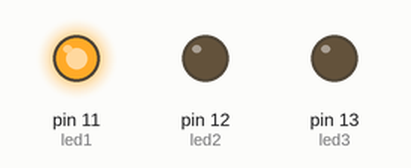
Simulated run of this sketch. Board: Arduino Uno, built with avr-gcc and run on an emulated ATmega328P. Shown: output pins drawn as LEDs (lit = HIGH).

Above: at 0.5 s.
At 1.5 s:
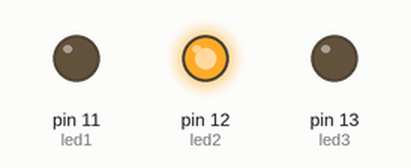
At 5.5 s:
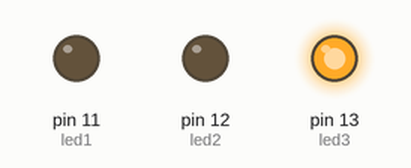
Timing chart, 0 to 6.9 s (numbered marks = the images above):
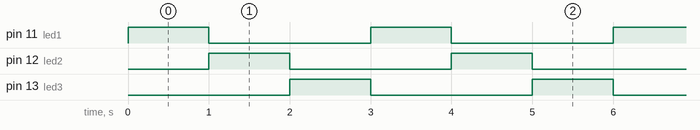

The sketch:

sizzling_gogo_albar1.ino
```cpp
// Define pin numbers for the LEDs
const int led1 = 11;
const int led2 = 12;
const int led3 = 13;

void setup() {
  // Initialize the LED pins as outputs
  pinMode(led1, OUTPUT);
  pinMode(led2, OUTPUT);
  pinMode(led3, OUTPUT);
}

void loop() {
  // Turn on the LEDs one by one
  digitalWrite(led1, HIGH);
  delay(1000); // Wait for 1 second
  digitalWrite(led1, LOW);

  digitalWrite(led2, HIGH);
  delay(1000); // Wait for 1 second
  digitalWrite(led2, LOW);

  digitalWrite(led3, HIGH);
  delay(1000); // Wait for 1 second
  digitalWrite(led3, LOW);
}
```

Measured:
- by itself, pin 11 (led1), pin 12 (led2), pin 13 (led3): alternates HIGH for 1.0 s and LOW for 2.0 s
- by itself, everything shown: repeats every 3.0 s, in 4 steps
